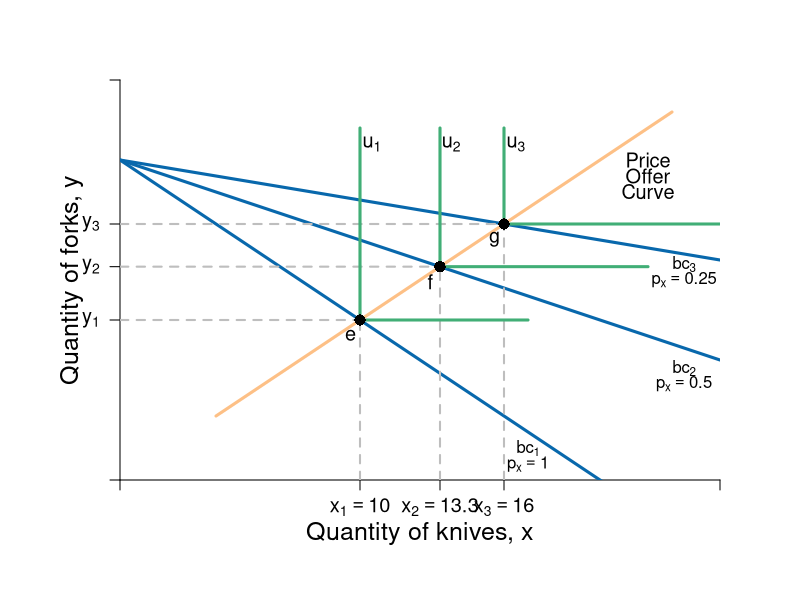

Reproduce this figure in R.
require(shape)
pdf(file = "indmarketdemand/offer_curve_leontief.pdf", width = 9, height = 7)

#Set parameters for graphics
axislabelsize <- 1.5
labelsize <- 1.2
graphlinewidth <- 3
segmentlinewidth <- 2

COL <- c("#7fc97f", "#beaed4", "#fdc086", "#ffff99", "#386cb0", "#f0027f", "#bf5b17", "#666666")
COLA <- c("#99d8c9","#66c2a4","#41ae76", "#238b45", "#005824")
COLB <- c("#4eb3d3", "#2b8cbe", "#0868ac","#084081")

#Edited the margins to cater for the larger LHS labels
par(mar =  c(6, 6, 4, 4))

mrsA <- function(x, rmax = 10, xmax = 20) {
  rmax - (rmax/xmax)*x
}


uA <- function(x, y, rmax = 2, xmax = 12) {
  y + rmax*x - (1/2)*(rmax/xmax)*x^2
}

indiffA1 <- function(x, uA = 10, rmax = 2.5, xmax = 10) {
  uA - rmax*x + (1/2)*(rmax/xmax)*(x^2)
}

offerCurve <- function(x, w, rmax = 2, xmax = 12) {
  w - rmax*x + (rmax/xmax)*x^2
}

bcA <- function(x, w = 20, p = 2) {
  w - p*x
}


xlims <- c(0, 25)
ylims <- c(0, 25)

npts <- 501 
x <- seq(xlims[1], xlims[2], length.out = npts)
y <- seq(ylims[1], ylims[2], length.out = npts) 
a <- c(13, 16.75, 19.25)

plot(0, 0, xlim = xlims, ylim = ylims, type = "n",
     xlab = expression(paste("")),
     ylab = expression(paste("")), 
     xaxt = "n", 
     yaxt = "n", 
     cex.lab = axislabelsize, 
     bty = "n",
     xaxs="i", 
     yaxs="i")


ticksy <- c(0, 10, 13.3333 , 16, ylims[2])
ylabels <- c(NA, expression(paste(y[1])), expression(paste(y[2])), expression(paste(y[3])), NA)
ticksx <- c(0, 10, 13.3333, 16,  xlims[2])
xlabels <- c(NA, expression(paste(x[1])==10), expression(paste(x[2])==13.3), expression(paste(x[3])==16), NA)


axis(1, at = ticksx, pos = 0, labels = xlabels, cex.axis = labelsize)
axis(2, at = ticksy, pos = 0, labels = ylabels, las = 1, cex.axis = labelsize)

npts <- 500 
xx1 <- seq(xlims[1], xlims[2], length.out = npts)

#lines(xx1, bcA(xx1, w = 10, p = 1.5), col = COLB[3], lwd = graphlinewidth)
lines(xx1, bcA(xx1, w = 20, p = 1), col = COLB[3], lwd = graphlinewidth)
lines(xx1, bcA(xx1, w = 20, p = 0.5), col = COLB[3], lwd = graphlinewidth)
lines(xx1, bcA(xx1, w = 20, p = 0.25), col = COLB[3], lwd = graphlinewidth)


#Label the axes
mtext(expression(paste("Quantity of knives, ", x)), side=1, line = 2.5, cex = axislabelsize)
text(-2, 0.5*ylims[2], expression(paste("Quantity of forks, ", y)), xpd = TRUE, cex = axislabelsize, srt = 90) 

#Label the indifference curves
text(10.5, 21, expression(u[1]), cex = labelsize)
text(13.8, 21, expression(u[2]), cex = labelsize)
text(16.5, 21, expression(u[3]), cex = labelsize)

#Label the price lines
text(17, 2, expression(paste(bc[1])))
text(17, 1, expression(paste(p[x] == 1)))
text(23.5, 7, expression(paste(bc[2])))
text(23.5, 6, expression(paste(p[x] == 0.5)))
text(23.5, 13.5, expression(paste(bc[3])))
text(23.5, 12.5, expression(paste(p[x] == 0.25)))

#Label the offer curve
text(22, 20, expression("Price"), cex = labelsize)
text(22, 19, expression("Offer"), cex = labelsize)
text(22, 18, expression("Curve"), cex = labelsize)

#Segments for points on Offer curve
segments(0, 10, 10, 10, lty = 2, col = "gray" , lwd = segmentlinewidth)
segments(10, 0, 10, 10, lty = 2, col = "gray" , lwd = segmentlinewidth)
segments(0, 13.3333, 13.3333, 13.3333, lty = 2, col = "gray" , lwd = segmentlinewidth)
segments(13.3333, 0, 13.3333, 13.3333, lty = 2, col = "gray" , lwd = segmentlinewidth)
segments(0, 16, 16, 16, lty = 2, col = "gray" , lwd = segmentlinewidth)
segments(16, 0, 16, 16, lty = 2, col = "gray" , lwd = segmentlinewidth)

# Add Leontief
segments(10, 10, 10, 22, lty = 1, col = COLA[3] , lwd = graphlinewidth)
segments(10, 10, 17, 10, lty = 1, col = COLA[3] , lwd = graphlinewidth)

segments(13.3333, 13.3333, 13.3333, 22, lty = 1, col = COLA[3] , lwd = graphlinewidth)
segments(13.3333, 13.3333, 22, 13.3333, lty = 1, col = COLA[3] , lwd = graphlinewidth)

segments(16, 16, 16, 22, lty = 1, col = COLA[3] , lwd = graphlinewidth)
segments(16, 16, 25, 16, lty = 1, col = COLA[3] , lwd = graphlinewidth)

#Add the offer curve (superimposed on the indifference curves tangent to the price lines)
segments(4, 4, 23, 23, lty = 1, col = COL[3], lwd = graphlinewidth)

#Annotate points on offer curve mrs = p for each of p = 1, 0.5, 0.25
#Where mrs = 2 - (1/6)*x
points(10, 10, pch = 16, col = "black", cex = 1.5)
points(13.3333, 13.3333, pch = 16, col = "black", cex = 1.5)
points(16, 16, pch = 16, col = "black", cex = 1.5)

text(9.6, 9.05, expression(paste(e)), cex = labelsize)
text(12.9333, 12.3833, expression(paste(f)), cex = labelsize)
text(15.6, 15.05, expression(paste(g)), cex = labelsize)

dev.off()
